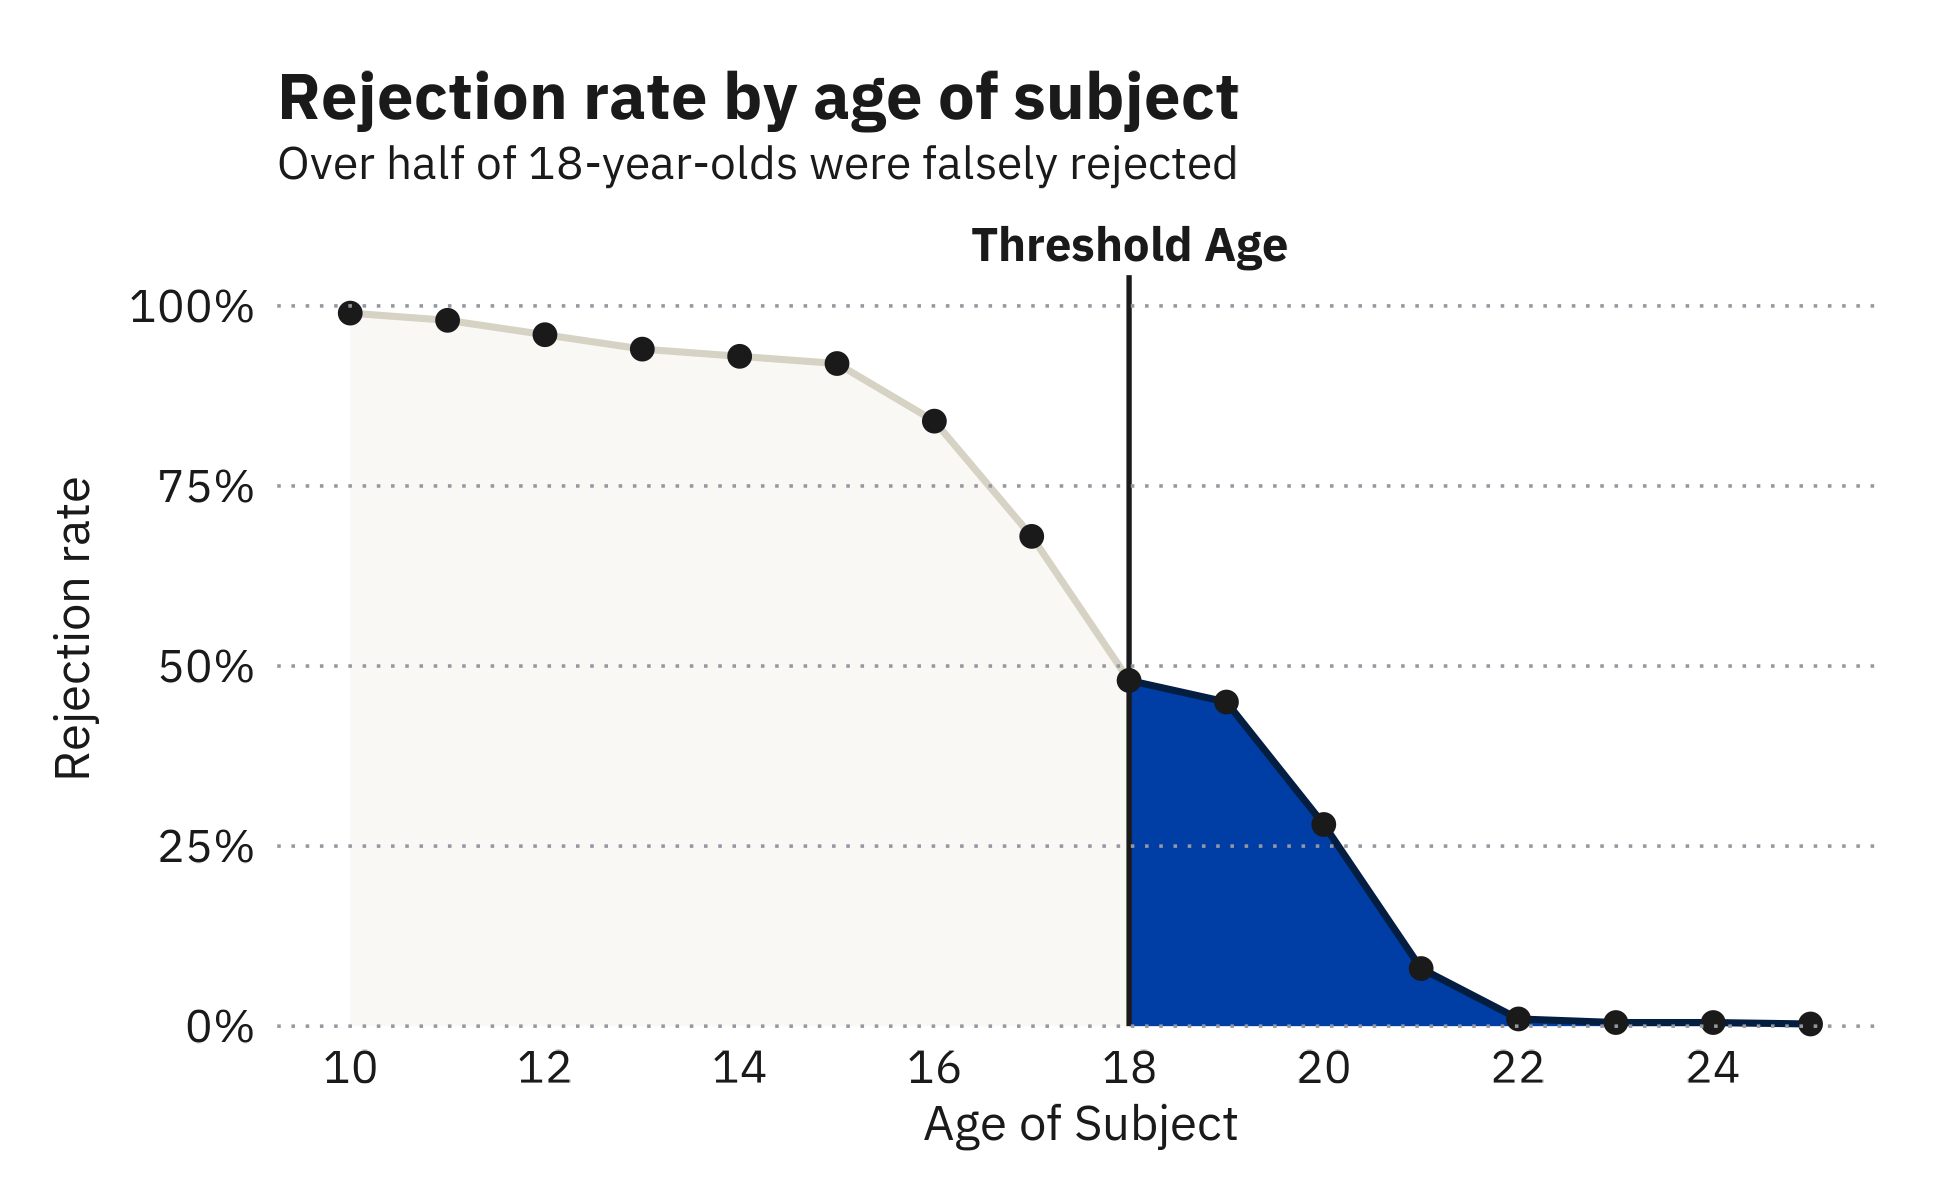

Reproduce this figure in R.
source("theme_k88chart.R")

df_line <- read.csv("data/line-area.csv", stringsAsFactors = FALSE)

p <- ggplot(df_line, aes(x = age, y = rejection_rate)) +
  geom_area(
    data = subset(df_line, age <= 18),
    aes(y = rejection_rate), fill = k88_palette_neutral[4]
  ) +
  geom_area(
    data = subset(df_line, age >= 18),
    aes(y = rejection_rate), fill = k88_palette_blues[2]
  ) +
  geom_line(data = subset(df_line, age <= 18), color = k88_palette_neutral[3], linewidth = 0.8) +
  geom_line(data = subset(df_line, age >= 18), color = k88_palette_blues[1], linewidth = 0.8) +
  geom_point(color = k88_black, size = 2) +
  geom_vline(xintercept = 18, linewidth = 0.6, color = k88_black) +
  scale_y_continuous(labels = scales::percent_format(scale = 1), limits = c(0, 100),
                     expand = expansion(mult = c(0, 0.1))) +
  scale_x_continuous(breaks = seq(10, 25, 2)) +
  coord_cartesian(clip = "off") +
  annotate_outlined_text(x = 18, y = 100, label = "Threshold Age",
           hjust = 0.5, vjust = -0.5, fontface = "bold", size = 4, color = k88_black) +
  labs(
    title = "Rejection rate by age of subject",
    subtitle = "Over half of 18-year-olds were falsely rejected",
    y = "Rejection rate",
    x = "Age of Subject",
  ) +
  theme_k88chart() +
  theme(panel.ontop = TRUE, panel.background = element_rect(fill = NA, color = NA))

k88_save("examples/line-area.png", p)
